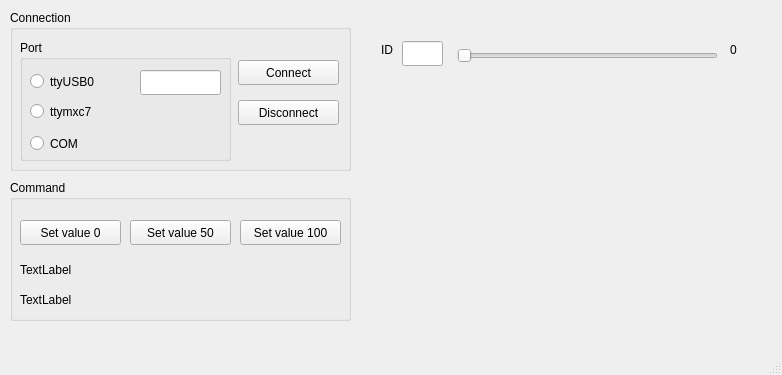
<?xml version="1.0" encoding="UTF-8"?>
<ui version="4.0">
 <class>SetWidgetValue</class>
 <widget class="QMainWindow" name="SetWidgetValue">
  <property name="geometry">
   <rect>
    <x>0</x>
    <y>0</y>
    <width>782</width>
    <height>375</height>
   </rect>
  </property>
  <property name="windowTitle">
   <string>SetWidgetValue</string>
  </property>
  <widget class="QWidget" name="centralwidget">
   <widget class="QGroupBox" name="grpConnection">
    <property name="geometry">
     <rect>
      <x>10</x>
      <y>10</y>
      <width>341</width>
      <height>161</height>
     </rect>
    </property>
    <property name="title">
     <string>Connection</string>
    </property>
    <widget class="QPushButton" name="btnConnect">
     <property name="geometry">
      <rect>
       <x>228</x>
       <y>50</y>
       <width>101</width>
       <height>25</height>
      </rect>
     </property>
     <property name="text">
      <string>Connect</string>
     </property>
    </widget>
    <widget class="QPushButton" name="btnDisconnect">
     <property name="geometry">
      <rect>
       <x>228</x>
       <y>90</y>
       <width>101</width>
       <height>25</height>
      </rect>
     </property>
     <property name="text">
      <string>Disconnect</string>
     </property>
    </widget>
    <widget class="QGroupBox" name="grpPort">
     <property name="geometry">
      <rect>
       <x>10</x>
       <y>30</y>
       <width>211</width>
       <height>121</height>
      </rect>
     </property>
     <property name="title">
      <string>Port</string>
     </property>
     <widget class="QRadioButton" name="rdoTTYUSB0">
      <property name="geometry">
       <rect>
        <x>10</x>
        <y>30</y>
        <width>112</width>
        <height>23</height>
       </rect>
      </property>
      <property name="text">
       <string>ttyUSB0</string>
      </property>
     </widget>
     <widget class="QRadioButton" name="rdoTTYMXC7">
      <property name="geometry">
       <rect>
        <x>10</x>
        <y>60</y>
        <width>112</width>
        <height>23</height>
       </rect>
      </property>
      <property name="text">
       <string>ttymxc7</string>
      </property>
     </widget>
     <widget class="QLineEdit" name="edPort">
      <property name="geometry">
       <rect>
        <x>120</x>
        <y>30</y>
        <width>81</width>
        <height>25</height>
       </rect>
      </property>
     </widget>
     <widget class="QRadioButton" name="rdoComPort">
      <property name="geometry">
       <rect>
        <x>10</x>
        <y>90</y>
        <width>119</width>
        <height>27</height>
       </rect>
      </property>
      <property name="text">
       <string>COM</string>
      </property>
     </widget>
    </widget>
   </widget>
   <widget class="QGroupBox" name="grpCommand">
    <property name="geometry">
     <rect>
      <x>10</x>
      <y>180</y>
      <width>341</width>
      <height>141</height>
     </rect>
    </property>
    <property name="title">
     <string>Command</string>
    </property>
    <widget class="QPushButton" name="btnSetValue_0">
     <property name="geometry">
      <rect>
       <x>10</x>
       <y>40</y>
       <width>101</width>
       <height>25</height>
      </rect>
     </property>
     <property name="text">
      <string>Set value 0</string>
     </property>
    </widget>
    <widget class="QPushButton" name="btnSetValue_50">
     <property name="geometry">
      <rect>
       <x>120</x>
       <y>40</y>
       <width>101</width>
       <height>25</height>
      </rect>
     </property>
     <property name="text">
      <string>Set value 50</string>
     </property>
    </widget>
    <widget class="QPushButton" name="btnSetValue_100">
     <property name="geometry">
      <rect>
       <x>230</x>
       <y>40</y>
       <width>101</width>
       <height>25</height>
      </rect>
     </property>
     <property name="text">
      <string>Set value 100</string>
     </property>
    </widget>
    <widget class="QLabel" name="lbReplyMessage">
     <property name="geometry">
      <rect>
       <x>10</x>
       <y>110</y>
       <width>311</width>
       <height>20</height>
      </rect>
     </property>
     <property name="text">
      <string>TextLabel</string>
     </property>
    </widget>
    <widget class="QLabel" name="lbSentMessage">
     <property name="geometry">
      <rect>
       <x>10</x>
       <y>80</y>
       <width>311</width>
       <height>20</height>
      </rect>
     </property>
     <property name="text">
      <string>TextLabel</string>
     </property>
    </widget>
   </widget>
   <widget class="QSlider" name="sbValue">
    <property name="geometry">
     <rect>
      <x>457</x>
      <y>46</y>
      <width>261</width>
      <height>20</height>
     </rect>
    </property>
    <property name="orientation">
     <enum>Qt::Horizontal</enum>
    </property>
   </widget>
   <widget class="QLabel" name="label">
    <property name="geometry">
     <rect>
      <x>381</x>
      <y>41</y>
      <width>16</width>
      <height>17</height>
     </rect>
    </property>
    <property name="text">
     <string>ID</string>
    </property>
   </widget>
   <widget class="QLineEdit" name="edWidgetID">
    <property name="geometry">
     <rect>
      <x>402</x>
      <y>41</y>
      <width>41</width>
      <height>25</height>
     </rect>
    </property>
   </widget>
   <widget class="QLabel" name="lbValue">
    <property name="geometry">
     <rect>
      <x>730</x>
      <y>40</y>
      <width>41</width>
      <height>20</height>
     </rect>
    </property>
    <property name="text">
     <string>0</string>
    </property>
   </widget>
  </widget>
  <widget class="QMenuBar" name="menubar">
   <property name="geometry">
    <rect>
     <x>0</x>
     <y>0</y>
     <width>782</width>
     <height>27</height>
    </rect>
   </property>
  </widget>
  <widget class="QStatusBar" name="statusbar"/>
 </widget>
 <resources/>
 <connections/>
</ui>
